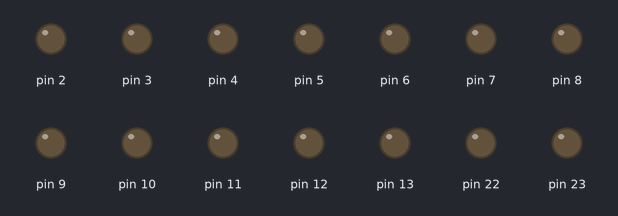
The sketch below on a simulated Arduino Uno, built with avr-gcc and run on an emulated ATmega328P. On the bench: output pins drawn as LEDs (lit = HIGH). What the sketch prints to the serial monitor is not drawn.

Above: at 0.5 s.
At 2.6 s:
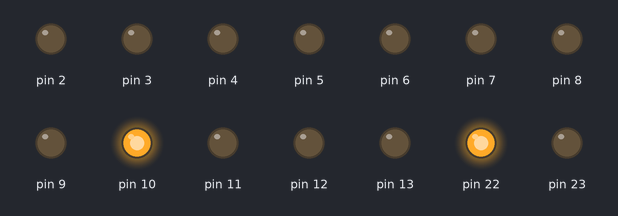
At 5.2 s:
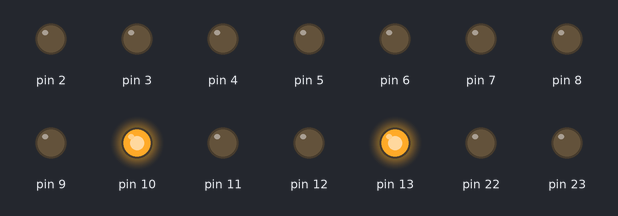
At 6.8 s:
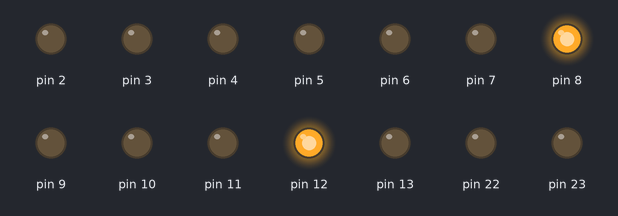
At 9.4 s:
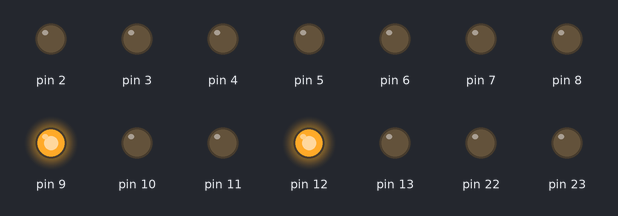
Timing chart, 0 to 15.0 s (numbered marks = the images above):
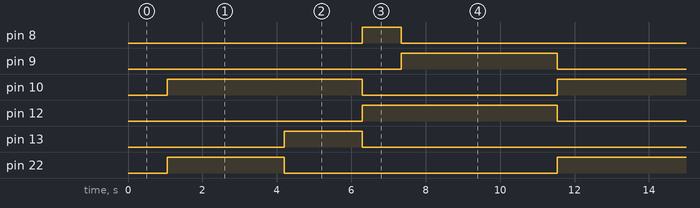

The sketch:

j_prueba.ino
```cpp
int led = 13;
int ban = 0;
int cont = 0;

void setup() {
  Serial.begin(9600);
  DDRB = DDRB | B11111111; //data direction register B: Inputs 0-4 , 6-7, Output 5 (0 entrada y 1 salida)
  DDRD = DDRD | B11111111;
  cli  ();
  TCCR1B = 0;
  TCCR1A = 0;
  TCCR1B |= (1 << CS12);
  TCNT1 = 0;
  OCR1A = 15624;// = (16*10^6) / (1*1024) - 1 (<65536)
  TIMSK1 |= (1 << TOIE1);
  sei ();
}
ISR(TIMER1_OVF_vect){
  cont = cont +1;
  Serial.print(cont);
}

void loop() {
//  asm volatile (
//    "sbi 0x05,0x04 \n\t" //Rojo C
//    "sbi 0x05,0x06 \n\t" //verde C
//    "sbi 0x05,0x05 \n\t" //Amarillo C
//    "sbi 0x05,0x00 \n\t" //Verde F
//    "sbi 0x05,0x01 \n\t" //Amarillo F
//    "sbi 0x05,0x02 \n\t" //Rojo F
//    );
  if(cont==12){
    cont=1;
  }
  if(cont==1){
    asm volatile(
      //Duracion de 6 segundos en el led rojo
      "sbi 0x05,0x06 \n\t" //P Verde C
      "sbi 0x05,0x02 \n\t" //P Rojo F
      );
  }
  if(cont==4){
     asm volatile(
      "cbi 0x05,0x06 \n\t" //A Verde C
      "sbi 0x05,0x05 \n\t"// P Amarillo C
     );
  }
  if(cont==6){
     asm volatile(
      "cbi 0x05,0x05\n\t" //A Amarillo C
      "cbi 0x05,0x02 \n\t" //A Rojo F
      "sbi 0x05,0x00 \n\t" //P Verde F
      "sbi 0x05,0x04 \n\t" //P Rojo C
    );
  }

  if(cont==7){
    asm volatile(
      "cbi 0x05,0x00 \n\t" //A Verde F
      "sbi 0x05,0x01 \n\t"// P Amarillo F
    );
  }
  if(cont==11){
    asm volatile(
      "cbi 0x05,0x01 \n\t"//A Amarillo F
      "cbi 0x05,0x04 \n\t" //A Rojo C
      "sbi 0x05,0x02 \n\t"// P Rojo F
      "sbi 0x05,0x06 \n\t"// P Verde C
      //"sbi 0x05,0x05 \n\t"
    );
  }
}
```

Measured:
- by itself, pin 8: alternates HIGH for 1.0 s and LOW for 10.5 s
- by itself, pin 9: alternates HIGH for 4.2 s and LOW for 7.3 s
- by itself, pin 10: repeats every 11.5 s: LOW 5.2 s, HIGH 6.3 s
- by itself, pin 12: alternates HIGH for 5.2 s and LOW for 6.3 s
- by itself, pin 13: alternates HIGH for 2.1 s and LOW for 9.4 s
- by itself, pin 22: repeats every 11.5 s: LOW 7.3 s, HIGH 4.2 s
